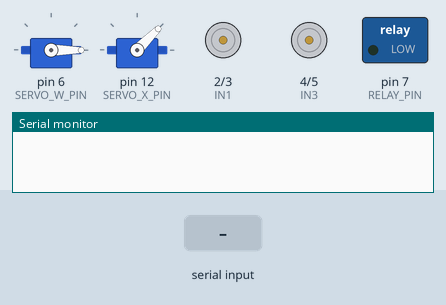
Recording of a sketch running on a simulated Arduino Uno, built with avr-gcc and run on an emulated ATmega328P. On the bench: 2 × servo, motor-driver pin pairs drawn as motors (green arrow = first pin HIGH = forward, orange = second pin HIGH = backward, longer = more drive, scaled by the enable pin), switched loads named in the sketch (green lamp = pin HIGH), the last lines printed to the serial monitor. The test bench sets the inputs (shaded band).

Above: at 1.2 s.
1.3 s: "V" received over the second serial link
At 1.7 s:
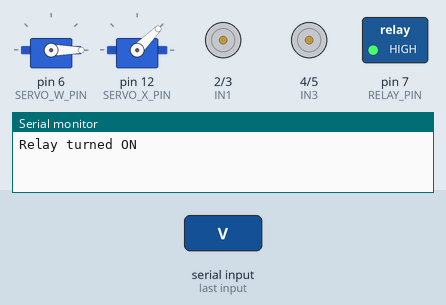
2.8 s: "L" received over the second serial link
At 4.0 s:
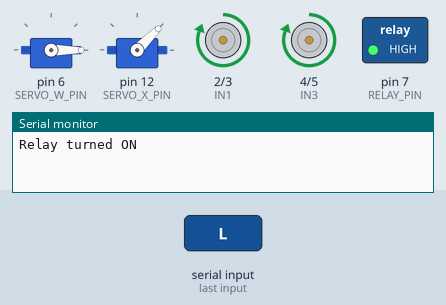
4.3 s: "v" received over the second serial link
At 5.2 s:
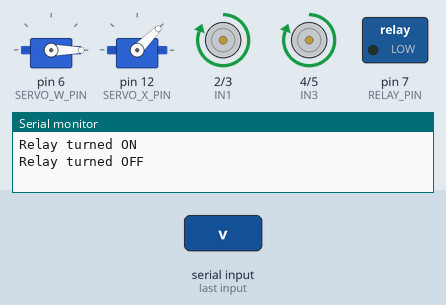
5.8 s: "R" received over the second serial link
At 6.4 s:
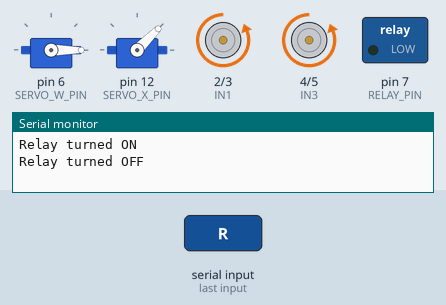
7.3 s: "F" received over the second serial link
At 8.5 s:
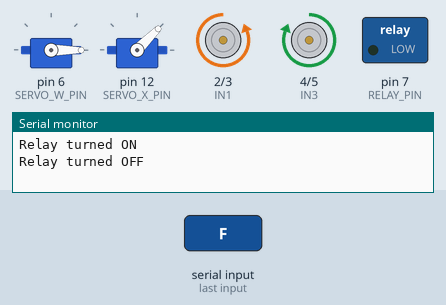
8.8 s: "B" received over the second serial link
At 9.8 s:
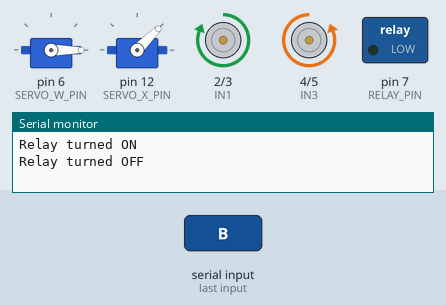
Timing chart, 0 to 11.3 s (numbered marks = the images above; inputs shaded):
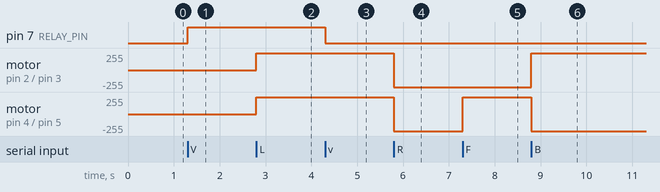

The sketch:

agrirobot.ino
```cpp
#include <Servo.h>
#include <SoftwareSerial.h>

// Motor A pins
#define ENA 8
#define IN1 2
#define IN2 3

// Motor B pins
#define ENB 9
#define IN3 4
#define IN4 5

// Relay control pin for additional DC motor
#define RELAY_PIN 7

// HC-05 Bluetooth on pins 10 (RX) and 11 (TX)
SoftwareSerial BTSerial(10, 11); // RX, TX

char command;
Servo servoW;      // Renamed from myServo
Servo servoX;      // Second servo motor

#define SERVO_W_PIN 6    // Main servo W pin
#define SERVO_X_PIN 12   // Servo X pin

bool servoWState = false;   // false = OFF, true = ON
bool servoXState = false;   // false = OFF, true = ON
bool relayState = false;    // false = OFF, true = ON

void setup() {
  // Initialize motor control pins
  pinMode(ENA, OUTPUT);
  pinMode(ENB, OUTPUT);
  pinMode(IN1, OUTPUT);
  pinMode(IN2, OUTPUT);
  pinMode(IN3, OUTPUT);
  pinMode(IN4, OUTPUT);

  // Initialize relay control pin
  pinMode(RELAY_PIN, OUTPUT);
  digitalWrite(RELAY_PIN, LOW); // Ensure relay is OFF at startup

  // Initialize servoW
  servoW.attach(SERVO_W_PIN);
  servoW.write(0);  // Start with servoW OFF

  // Initialize servoX
  servoX.attach(SERVO_X_PIN);
  servoX.write(45);  // Start with servoX OFF

  // Initialize serial communications
  BTSerial.begin(9600); // Bluetooth serial
  Serial.begin(9600);   // Debugging serial
}

void loop() {
  if (BTSerial.available()) {
    command = BTSerial.read();
    moveBot(command);
  }
}

void moveBot(char cmd) {
  switch (cmd) {
    case 'L': // Left
      digitalWrite(IN1, HIGH); digitalWrite(IN2, LOW);
      digitalWrite(IN3, HIGH); digitalWrite(IN4, LOW);
      analogWrite(ENA, 255); analogWrite(ENB, 255);
      break;

    case 'R': // Right
      digitalWrite(IN1, LOW); digitalWrite(IN2, HIGH);
      digitalWrite(IN3, LOW); digitalWrite(IN4, HIGH);
      analogWrite(ENA, 255); analogWrite(ENB, 255);
      break;

    case 'F': // Forward
      digitalWrite(IN1, LOW); digitalWrite(IN2, HIGH);
      digitalWrite(IN3, HIGH); digitalWrite(IN4, LOW);
      analogWrite(ENA, 255); analogWrite(ENB, 255);
      break;

    case 'B': // Backward
      digitalWrite(IN1, HIGH); digitalWrite(IN2, LOW);
      digitalWrite(IN3, LOW); digitalWrite(IN4, HIGH);
      analogWrite(ENA, 255); analogWrite(ENB, 255);
      break;

    case 'S': // Stop
      digitalWrite(IN1, LOW); digitalWrite(IN2, LOW);
      digitalWrite(IN3, LOW); digitalWrite(IN4, LOW);
      analogWrite(ENA, 0); analogWrite(ENB, 0);
      break;

    case 'W': // Turn Servo W ON (0 degrees)
      if (!servoWState) {
        servoW.write(0);
        servoWState = true;
        Serial.println("Servo W turned ON");
      }
      break;

    case 'w': // Turn Servo W OFF (45 degrees)
      if (servoWState) {
        servoW.write(45);
        servoWState = false;
        Serial.println("Servo W turned OFF");
      }
      break;

    case 'V': // Turn Relay ON
      if (!relayState) {
        digitalWrite(RELAY_PIN, HIGH);
        relayState = true;
        Serial.println("Relay turned ON");
      }
      break;

    case 'v': // Turn Relay OFF
      if (relayState) {
        digitalWrite(RELAY_PIN, LOW);
        relayState = false;
        Serial.println("Relay turned OFF");
      }
      break;

    case 'X': // Turn Servo X ON (45 degrees)
      if (!servoXState) {
        servoX.write(45);
        servoXState = true;
        Serial.println("Servo X turned ON");
      }
      break;

    case 'x': // Turn Servo X OFF (0 degrees)
      if (servoXState) {
        servoX.write(0);
        servoXState = false;
        Serial.println("Servo X turned OFF");
      }
      break;
  }
}
```

Measured:
- after the input at 1.3 s, pin 7 (RELAY_PIN): LOW → HIGH at once
- after the input at 2.8 s, motor on pin 2 (IN1) / pin 3 (IN2), motor on pin 4 (IN3) / pin 5 (IN4): stopped → forward 255/255 at once
- after the input at 4.3 s, pin 7 (RELAY_PIN): HIGH → LOW at once
- after the input at 5.8 s, motor on pin 2 (IN1) / pin 3 (IN2), motor on pin 4 (IN3) / pin 5 (IN4): forward 255/255 → backward 255/255 at once
- after the input at 7.3 s, motor on pin 4 (IN3) / pin 5 (IN4): backward 255/255 → forward 255/255 at once
- after the input at 8.8 s, motor on pin 2 (IN1) / pin 3 (IN2): backward 255/255 → forward 255/255 at once; motor on pin 4 (IN3) / pin 5 (IN4): forward 255/255 → backward 255/255 at once
